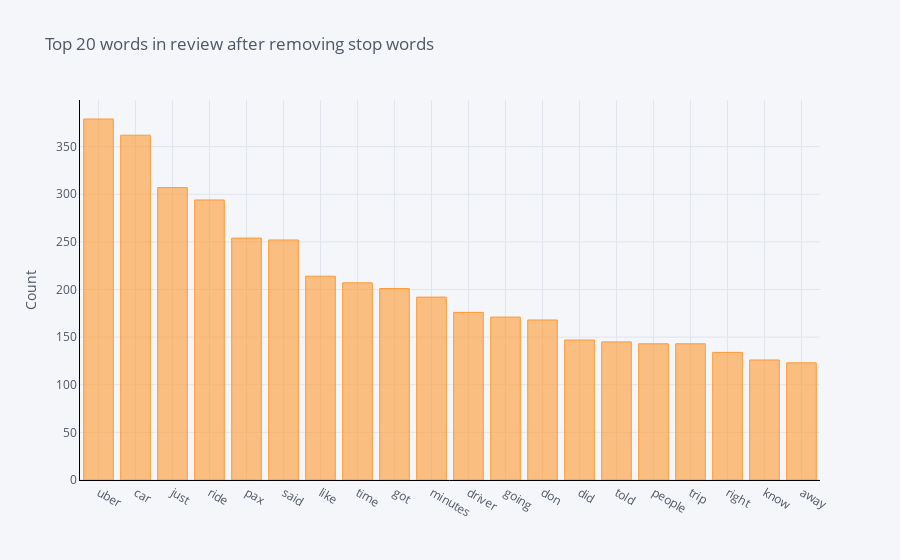

Write notebook code for a chart like this one.
### Markdown cell above
## Top 20 words mentioned

### Code cell
def get_top_n_words(corpus, n=None):
    vec = CountVectorizer(stop_words = 'english').fit(corpus)
    bag_of_words = vec.transform(corpus)
    sum_words = bag_of_words.sum(axis=0) 
    words_freq = [(word, sum_words[0, idx]) for word, idx in vec.vocabulary_.items()]
    words_freq =sorted(words_freq, key = lambda x: x[1], reverse=True)
    return words_freq[:n]
common_words = get_top_n_words(df['Story'], 20)
for word, freq in common_words:
    print(word, freq)
df2 = pd.DataFrame(common_words, columns = ['Story' , 'count'])
df2.groupby('Story').sum()['count'].sort_values(ascending=False).iplot(
kind='bar', yTitle='Count', linecolor='black', title='Top 20 words')

### Figure 1 — Plotly figure (JSON) as saved in the notebook; plotly's stock layout.template omitted (floating-point values rounded to 4 significant figures)
{"data": [{"marker": {"color": "rgba(255, 153, 51, 0.6)", "line": {"color": "rgba(255, 153, 51, 1.0)", "width": 1}}, "name": "count", "orientation": "v", "text": "", "type": "bar", "x": ["uber", "car", "just", "ride", "pax", "said", "like", "time", "got", "minutes", "driver", "going", "don", "did", "told", "people", "trip", "right", "know", "away"], "y": [379, 362, 307, 294, 254, 252, 214, 207, 201, 192, 176, 171, 168, 147, 145, 143, 143, 134, 126, 123]}], "layout": {"legend": {"bgcolor": "#F5F6F9", "font": {"color": "#4D5663"}}, "paper_bgcolor": "#F5F6F9", "plot_bgcolor": "#F5F6F9", "title": {"font": {"color": "#4D5663"}, "text": "Top 20 words in review after removing stop words"}, "xaxis": {"gridcolor": "#E1E5ED", "linecolor": "black", "showgrid": true, "tickfont": {"color": "#4D5663"}, "title": {"font": {"color": "#4D5663"}, "text": ""}, "zerolinecolor": "#E1E5ED"}, "yaxis": {"gridcolor": "#E1E5ED", "linecolor": "black", "showgrid": true, "tickfont": {"color": "#4D5663"}, "title": {"font": {"color": "#4D5663"}, "text": "Count"}, "zerolinecolor": "#E1E5ED"}}}
